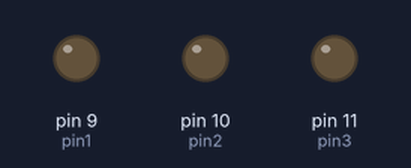
The sketch below on a simulated Arduino Uno, built with avr-gcc and run on an emulated ATmega328P. On the bench: output pins drawn as LEDs (lit = HIGH).

Above: at 1.5 s.
At 4.5 s:
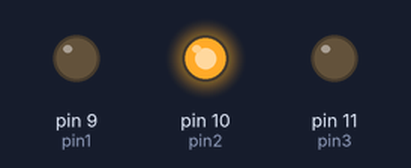
At 7.5 s:
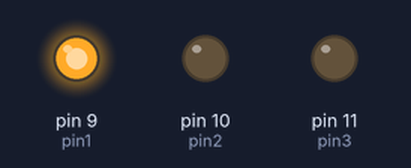
Timing chart, 0 to 11.7 s (numbered marks = the images above):
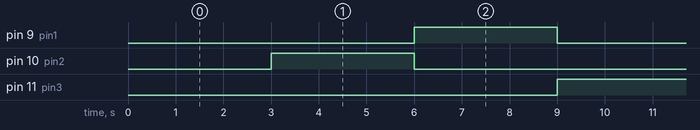

Measured:
- by itself, pin 9 (pin1), pin 10 (pin2), pin 11 (pin3): alternates HIGH for 3.0 s and LOW for 6.0 s
- by itself, everything shown: repeats every 9.0 s, in 3 steps

The sketch:

traffic.ino
```cpp
int pin1=9;
int pin2=10;
int pin3=11;
int state=0;
//traffic light system
void setup() {
  pinMode(pin1,OUTPUT);
  pinMode(pin2,OUTPUT);
  pinMode(pin3,OUTPUT);
}

unsigned long lastTime = 0;

void loop() {
  if (millis() - lastTime >= 3000) {
    lastTime = millis();
    switchpin();
  }
}
void switchpin(){
  if(state==0){
    analogWrite(pin1,0);
    analogWrite(pin2,255);
    analogWrite(pin3,0);
    state=1;
  } //merah ke hijau
  else if(state==1){
    analogWrite(pin1,255);
    analogWrite(pin2,0);
    analogWrite(pin3,0);
    state=2;
  } //hijau ke kuning
  else if(state==2){
    analogWrite(pin1,0);
    analogWrite(pin2,0);
    analogWrite(pin3,255);
    state=0;
  } //kuning ke merah
}
```
